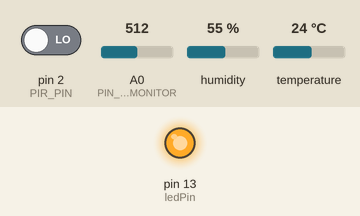
The sketch below on a simulated Arduino Nano, built with avr-gcc and run on an emulated ATmega328P. On the bench: output pins drawn as LEDs (lit = HIGH). The test bench sets the inputs (shaded band); at power-on: pin 2 (PIR_PIN) LOW, A0 (PIN_BATTERY_MONITOR) = 512, humidity 55 %, temperature 24 °C. Sleep ends after the set time or at an interrupt; no radio packets arrive unless stated; what the sketch prints to the serial monitor is not drawn.

Above: at 0.81 s.
At 5.8 s:
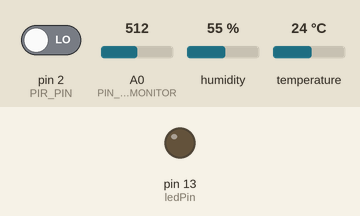
Timing chart, 0 to 13.8 s (numbered marks = the images above):
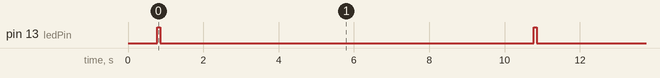

Measured:
- by itself, pin 13 (ledPin): alternates HIGH for 0.08 s and LOW for 9.9 s

The sketch:

rts.ino
```cpp
/*
 * Remote Temperature Sensor
 * Arduino Nano w/ATmega168
 * PIR: Tiempo de rearme ALTO: 3:15 minutos  (Pot derecha)
 * PIR: Sensibilidad BAJA (Pot. Izquierda)
 * Transmiter: STX882 ASK 433 MHz
 * Use Timer 2: 8-bit, PWM on two pins 17 and 5 for interrupts
 *
 */
/// Arduino                         Transmitter
///  GND------------------------------GND
///  D12------------------------------Data
///  5V-------------------------------VCC

/// Arduino                         TH11
///  GND------------------------------GND
///  D4-------------------------------Data
///  5V-------------------------------VCC

/// Arduino                         Pir
///  GND------------------------------GND
///  D2-------------------------------Data
///  5V-------------------------------VCC

 #include <dht11.h>              //DHT11 library
 //#include <TimerOne.h>
#include <MsTimer2.h>
 #include <avr/sleep.h>
 #include <avr/power.h>
#include <VirtualWire.h>    // radio communication

#define LEN_BUFFER_TEMP  5
#define LEN_BUFFER_TX  7
#define RTS_ID 1

dht11 DHT;

// the input pin (for PIR sensor) INTERRUPT
#define PIR_PIN 2
//Pin 4 of Arduino to Data of DHT11
#define DHT11_PIN 4
#define TX_PIN 12
#define PIN_BATTERY_MONITOR 0    // analog pin to monitor

//-------------------
#define TIMER_PERIOD_MS 5000
double const TIME_REPORT_MS = 10000;   //1hora
double const TIME_SENSOR_MS = 60000;  //1 minuto

int ledPin = 13;                // choose the pin for the LED

int pirState = LOW;             // we start, assuming no motion detected
int i_temp = 0;
int i_humi = 0;
int val = 0;                    // variable for reading the pin status
int local_power = 0;
int status_sensor = DHTLIB_OK;
volatile bool b_flag_read_pir = true;
volatile bool b_flag_timer = true;

void setup() {
  pinMode(ledPin, OUTPUT);      // declare LED as output
  pinMode(PIR_PIN, INPUT);     // declare sensor as input
  pinMode(DHT11_PIN, INPUT_PULLUP);     // declare sensor as input
  pinMode(ledPin, OUTPUT);

  Serial.begin(9600);
  Serial.println("Setup");

  check_sensor();
  delay(100);
  for (int y=0;y<5; )
  {
    read_sensor(true);  // llena el buffer
    if(status_sensor==0) y++;
    delay(100);    //Espera antes de leer otro dato
  }

 MsTimer2::set(TIMER_PERIOD_MS,timer_isr); // set a timer of length 8 seconds
 MsTimer2::start();

  // Initialise the IO and ISR
  vw_set_tx_pin(TX_PIN);
  vw_setup(2000);   // Bits per sec
  Serial.println("init radio driver started");

  //Configura la referencia del conversor analogico para el sensor de voltaje
  analogReference(INTERNAL);      // set reference to internal (1.1V)
  analogRead(PIN_BATTERY_MONITOR);  // allow the ADC to settle
  delay(10);
}

void loop()
{
  static double i_msec=TIME_REPORT_MS+1;    //mseconds counter
  static double i_counter=0;    //counter
  byte radio_msg[LEN_BUFFER_TX];  //Data transmission buffer
  //Serial.print(".");
  bool b_send = false;    // enviar


  i_counter++;
  if (b_flag_timer)
  {
    i_msec=i_msec+TIMER_PERIOD_MS;
    b_flag_timer=false;
  }
  if (i_msec >= TIME_REPORT_MS )
  {
    //b_timer=true;
    b_send=true;
    Serial.println("timer");

  }

  // If woke up by PIR
  if (b_flag_read_pir || b_send){
    bool b_change_value1 = motion_detect();
    b_send = (b_change_value1)?true:b_send;
  }
  if (b_flag_read_pir)
  {
    Serial.println("pir");
    b_flag_read_pir = false;
  }
  // cada minuto comprueba la temperatura
  bool b_sensor_time = (i_counter >TIME_SENSOR_MS);
  if (b_sensor_time || b_send)
  {
   // temperature and humidity
   bool b_change_value2 = read_sensor(b_sensor_time);
   b_send = (b_change_value2)?true:b_send;
  }
  if (b_sensor_time){
    i_counter = 0;
    Serial.println("sensor");
  }

   //Envia datos si detecta movimiento o cambia los datos metereologicos
   if (b_send)
   {
     i_msec = 0;
     digitalWrite(ledPin, HIGH);  // turn LED ON
     local_power = batteryMv(PIN_BATTERY_MONITOR);

     radio_msg[0]= RTS_ID;
     radio_msg[1]= pirState;
     radio_msg[2]= i_temp;
     radio_msg[3]= i_humi;
     radio_msg[4]= local_power/100;
     radio_msg[5]= status_sensor;
     Serial.print("TX: ");
     int chksum=0;
     for (int x=0;x< LEN_BUFFER_TX-1;x++)
     {
       chksum = chksum+radio_msg[x];
       Serial.print(radio_msg[x]);
       Serial.print("\t");
     }
     Serial.println();
     radio_msg[6]= chksum;
     vw_send((uint8_t *)radio_msg, LEN_BUFFER_TX);
     vw_wait_tx(); // Wait until the whole message is gone
     digitalWrite(ledPin, LOW);  // turn LED OFF
   }
   delay(20);
   sleep_now(); // Dormir

}

//Detector PIR cambio de estado
void ext_pir_isr()
{
  detachInterrupt(digitalPinToInterrupt(PIR_PIN));
  b_flag_read_pir = true;
}


// Rutina de inbterrupcion del timer
void timer_isr()
//ISR(TIMER1_OVF_vect)
{
  /* set the flag. */
   if(b_flag_timer == false)
   {
     b_flag_timer = true;
   }
}


// Dormior en modo bajo consumo
void sleep_now()
{
  attachInterrupt(digitalPinToInterrupt(PIR_PIN), ext_pir_isr, CHANGE);   //Active the INT for PIR

  set_sleep_mode(SLEEP_MODE_IDLE);  //sleep mode

  sleep_enable();

  power_adc_disable();
  power_spi_disable();
  power_timer0_disable();
  power_timer1_disable();
  //power_timer2_disable(); //dejar el timer activo
  power_twi_disable();

  // enter in sleep mode
  sleep_cpu();


  //wake up
  sleep_disable();
  power_all_enable();

}

void check_sensor()
{
  int check;
  Serial.print("DHT11 STATUS - ");
  check = DHT.read(DHT11_PIN);
   //check status
   switch (check)
   {
      case DHTLIB_OK:
         Serial.println("OK");
         break;
      case DHTLIB_ERROR_CHECKSUM:
         Serial.println("Checksum error");
         break;
      case DHTLIB_ERROR_TIMEOUT:
         Serial.println("Timeout error");
         break;
      default:
         Serial.println("Unknown error");
         break;
   }
}
//! Lee datos de sensor de temperatura
//! Si b_sensor_time==true almacena la temperatura en el buffer
bool read_sensor(bool b_sensor_time)
{
  static int a_temp_buffer[LEN_BUFFER_TEMP];  //buffer
  bool b_changed=false;
   status_sensor = DHT.read(DHT11_PIN);
   if (status_sensor == DHTLIB_OK)
   {
     // Mete en el buffer circular
     if(b_sensor_time)  // si ha pasado 1 periodo de lectura
     {
       for (int x=(LEN_BUFFER_TEMP-1);x>0;x--){
         a_temp_buffer[x] = a_temp_buffer[x-1];
       }
       a_temp_buffer[0] = DHT.temperature;
     }
     // Media
     float f_media_temp =0;
     for (int x=0;x<LEN_BUFFER_TEMP;x++)
     {
       f_media_temp = f_media_temp + a_temp_buffer[x];
       //Serial.print(a_temp_buffer[x]);
       //Serial.print(" ");
     }
     f_media_temp = f_media_temp/LEN_BUFFER_TEMP;

     int i_media_temp = int(f_media_temp);
     int decimal = ((f_media_temp-i_media_temp)*10);
     if (decimal >= 5)
       i_media_temp = i_media_temp+1;  // aproximar al superior

     Serial.println(f_media_temp);
     //! Detecta cambio con la lectura anterior
     if (i_media_temp != i_temp)
     {
       b_changed = true;
     }
     i_temp = i_media_temp;
     i_humi = DHT.humidity;
   }
   else Serial.println("Error sensor");
  return b_changed;
}

bool motion_detect()
{
  bool b_detected = false;
  val = digitalRead(PIR_PIN);  // read input value
  if (val == HIGH) {            // check if the input is HIGH
    //digitalWrite(ledPin, HIGH);  // turn LED ON
    if (pirState == LOW) {
      // we have just turned on
      //Serial.println("Motion detected!");
      // We only want to print on the output change, not state
      pirState = HIGH;
      b_detected = true;
    }
  } else {
    //digitalWrite(ledPin, LOW); // turn LED OFF
    if (pirState == HIGH){
      // we have just turned of
      //Serial.println("Motion ended!");
      // We only want to print on the output change, not state
      pirState = LOW;
      b_detected = true;
    }
  }
  return b_detected;
}

// return the voltge on the given pin in millivolts
// see text for voltage divider resistor values
int  batteryMv(int pin )
{
#if defined(__AVR_ATmega32U4__) // is this a Leonardo board?
  const long INTERNAL_REFERENCE_MV = 2560; // leo reference is 2.56 volts
#else
  const long INTERNAL_REFERENCE_MV = 1100; // ATmega328 is 1.1 volts
#endif
  const float R1 = 10.0;  // voltage divider resistors values, see text
  const float R2 = 1.0;
  const float DIVISOR = R2/(R1+R2);

  analogReference(INTERNAL);      // set reference to internal (1.1V)
  analogRead(pin);  // allow the ADC to settle
  delay(10);

  int value = 0;
  for(int i=0; i < 3; i++) {
    value = value + analogRead(pin);
  }
  value  = value / 3; // get the average of 3 readings
  int mv = map(value, 0,1023, 0, INTERNAL_REFERENCE_MV / DIVISOR );

  analogReference(DEFAULT); // set the reference back to default (Vcc)
  analogRead(pin); // just to let the ADC settle ready for next reading
  delay(10); // allow reference to stabalise

  return mv;
}
```
